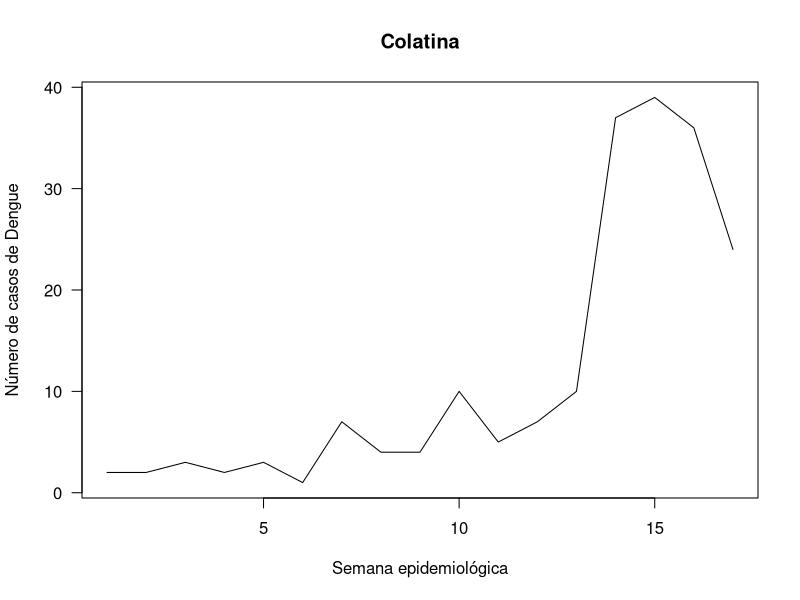
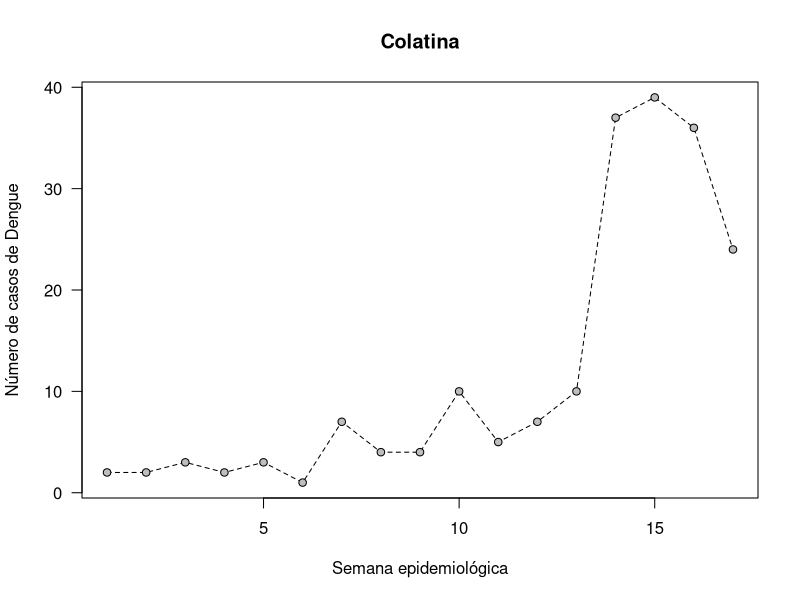
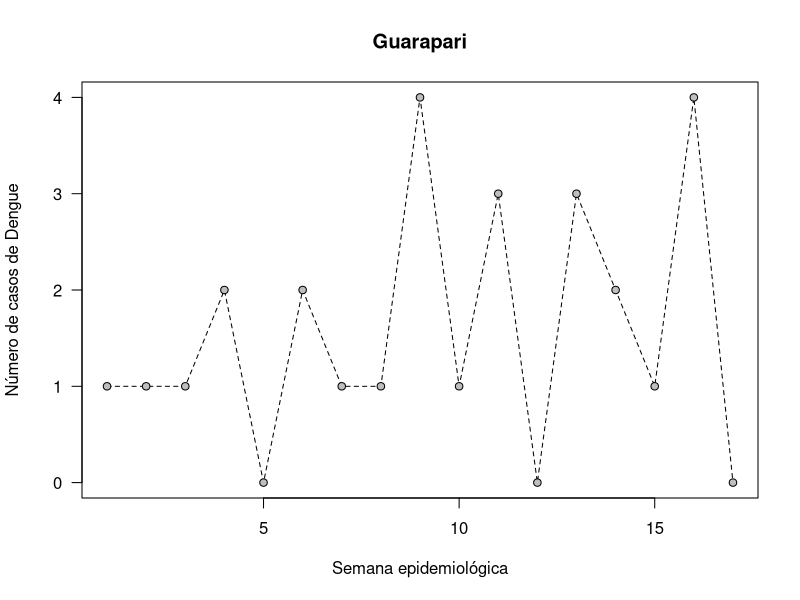
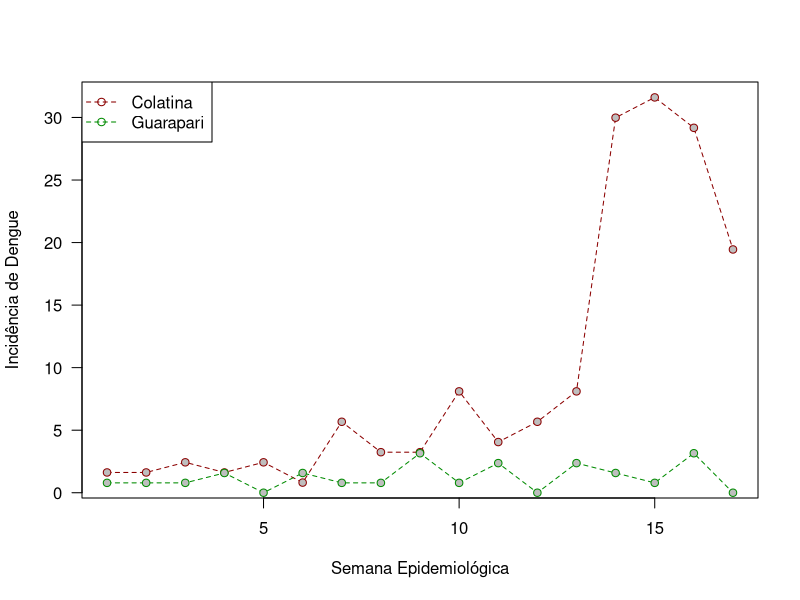

The R source for these figures, in order:
# Projeto: Dengue no ES em 2022
# Script criado em 11-02022, em R 4.2.1
# Marcos V C Vital

# Lendo os dados:
dados <- read.csv ("Dengue_ES_2022.csv", sep=",", dec=".", stringsAsFactors = T, fileEncoding = "ISO-8859-1")

Colatina <- dados [which (dados$MUNICÍPIO == "COLATINA") , 3:19]

Colatina.t <- t (Colatina)

plot (Colatina.t, type="l", xlab="Semana epidemiológica", ylab="Número de casos de Dengue", main = "Colatina", las=1)

##########
# Até aqui é a parte essencial da atividade
# Faça para um município da sua escolha
# Se quiser, faça a sua versão em RMarkdown ou Quarto
# E se quiser, continue a seguir comigo!
#########

# Vamos mudar um pouco o estilo do gráfico:

plot (Colatina.t, type="l", xlab="Semana epidemiológica", ylab="Número de casos de Dengue", main = "Colatina", las=1, lty=2)
points (Colatina.t, pch=21, bg="gray")

# Vamos comparar dois municípios

Guarapari <- dados [which (dados$MUNICÍPIO == "GUARAPARI") , 3:19]

Guarapari.t <- t (Guarapari)

# Gráfico apenas para Guarapari:
plot (Guarapari.t, type="l", xlab="Semana epidemiológica", ylab="Número de casos de Dengue", main = "Guarapari", las=1, lty=2)
points (Guarapari.t, pch=21, bg="gray")

# Vamos calcular os valores de incidiência:

habitantes.guarapari <- dados [which (dados$MUNICÍPIO == "GUARAPARI") , 20]
habitantes.colatina <- dados [which (dados$MUNICÍPIO == "COLATINA") , 20]

Guarapari.t.inc <- (Guarapari.t / habitantes.guarapari) * 100000
Colatina.t.inc <- (Colatina.t / habitantes.colatina) * 100000

# Vamos criar o gráfico:

plot (Colatina.t.inc, type="l", las=1, xlab = "Semana Epidemiológica", ylab = "Incidência de Dengue", lty=2, col = "red4")
points (Colatina.t.inc, pch=21, col="red4", bg="gray")

lines (Guarapari.t.inc, lty=2, col="green4")
points (Guarapari.t.inc, pch=21, col="green4", bg="gray")

legend ("topleft", legend = c ("Colatina", "Guarapari"), pch = 21, col=c("red4", "green4"),lty=2)
